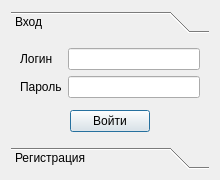
<?xml version="1.0" encoding="UTF-8"?>
<ui version="4.0">
 <class>LoginForm</class>
 <widget class="QDialog" name="LoginForm">
  <property name="windowModality">
   <enum>Qt::ApplicationModal</enum>
  </property>
  <property name="geometry">
   <rect>
    <x>0</x>
    <y>0</y>
    <width>220</width>
    <height>180</height>
   </rect>
  </property>
  <property name="minimumSize">
   <size>
    <width>220</width>
    <height>180</height>
   </size>
  </property>
  <property name="maximumSize">
   <size>
    <width>220</width>
    <height>420</height>
   </size>
  </property>
  <property name="windowTitle">
   <string>Вход в систему</string>
  </property>
  <property name="sizeGripEnabled">
   <bool>false</bool>
  </property>
  <property name="modal">
   <bool>true</bool>
  </property>
  <layout class="QGridLayout" name="gridLayout_2">
   <item row="0" column="0">
    <widget class="QToolBox" name="toolBox">
     <property name="minimumSize">
      <size>
       <width>0</width>
       <height>0</height>
      </size>
     </property>
     <property name="maximumSize">
      <size>
       <width>16777215</width>
       <height>16777215</height>
      </size>
     </property>
     <property name="contextMenuPolicy">
      <enum>Qt::NoContextMenu</enum>
     </property>
     <property name="frameShape">
      <enum>QFrame::NoFrame</enum>
     </property>
     <property name="frameShadow">
      <enum>QFrame::Plain</enum>
     </property>
     <property name="currentIndex">
      <number>0</number>
     </property>
     <property name="tabSpacing">
      <number>6</number>
     </property>
     <widget class="QWidget" name="login">
      <property name="geometry">
       <rect>
        <x>0</x>
        <y>0</y>
        <width>202</width>
        <height>108</height>
       </rect>
      </property>
      <property name="minimumSize">
       <size>
        <width>0</width>
        <height>0</height>
       </size>
      </property>
      <property name="maximumSize">
       <size>
        <width>16777215</width>
        <height>16777215</height>
       </size>
      </property>
      <attribute name="label">
       <string>Вход</string>
      </attribute>
      <layout class="QFormLayout" name="formLayout">
       <item row="0" column="0">
        <widget class="QLabel" name="loginLabel">
         <property name="text">
          <string>Логин</string>
         </property>
        </widget>
       </item>
       <item row="0" column="1">
        <widget class="QLineEdit" name="loginEdit">
         <property name="maxLength">
          <number>20</number>
         </property>
        </widget>
       </item>
       <item row="1" column="0">
        <widget class="QLabel" name="pwdLabel">
         <property name="text">
          <string>Пароль</string>
         </property>
        </widget>
       </item>
       <item row="1" column="1">
        <widget class="QLineEdit" name="pwdEdit">
         <property name="inputMethodHints">
          <set>Qt::ImhHiddenText|Qt::ImhNoAutoUppercase|Qt::ImhNoPredictiveText</set>
         </property>
         <property name="maxLength">
          <number>20</number>
         </property>
         <property name="echoMode">
          <enum>QLineEdit::Password</enum>
         </property>
        </widget>
       </item>
       <item row="3" column="0" colspan="2">
        <layout class="QHBoxLayout" name="horizontalLayout">
         <item>
          <spacer name="horizontalSpacer_2">
           <property name="orientation">
            <enum>Qt::Horizontal</enum>
           </property>
           <property name="sizeHint" stdset="0">
            <size>
             <width>40</width>
             <height>20</height>
            </size>
           </property>
          </spacer>
         </item>
         <item>
          <widget class="QPushButton" name="enterButton">
           <property name="text">
            <string>Войти</string>
           </property>
          </widget>
         </item>
         <item>
          <spacer name="horizontalSpacer_3">
           <property name="orientation">
            <enum>Qt::Horizontal</enum>
           </property>
           <property name="sizeHint" stdset="0">
            <size>
             <width>40</width>
             <height>20</height>
            </size>
           </property>
          </spacer>
         </item>
        </layout>
       </item>
       <item row="2" column="1">
        <spacer name="verticalSpacer">
         <property name="orientation">
          <enum>Qt::Vertical</enum>
         </property>
         <property name="sizeHint" stdset="0">
          <size>
           <width>20</width>
           <height>267</height>
          </size>
         </property>
        </spacer>
       </item>
      </layout>
     </widget>
     <widget class="QWidget" name="registration">
      <property name="geometry">
       <rect>
        <x>0</x>
        <y>0</y>
        <width>185</width>
        <height>341</height>
       </rect>
      </property>
      <property name="minimumSize">
       <size>
        <width>0</width>
        <height>0</height>
       </size>
      </property>
      <property name="maximumSize">
       <size>
        <width>16777215</width>
        <height>16777215</height>
       </size>
      </property>
      <attribute name="label">
       <string>Регистрация</string>
      </attribute>
      <layout class="QGridLayout" name="gridLayout">
       <item row="0" column="0">
        <widget class="QLabel" name="typeLabel">
         <property name="text">
          <string>Тип</string>
         </property>
         <property name="alignment">
          <set>Qt::AlignRight|Qt::AlignTrailing|Qt::AlignVCenter</set>
         </property>
        </widget>
       </item>
       <item row="0" column="1">
        <widget class="QComboBox" name="typeCBox">
         <item>
          <property name="text">
           <string>Клиент</string>
          </property>
         </item>
         <item>
          <property name="text">
           <string>Автор</string>
          </property>
         </item>
         <item>
          <property name="text">
           <string>Поставщик</string>
          </property>
         </item>
        </widget>
       </item>
       <item row="1" column="0">
        <widget class="QLabel" name="regLoginLabel">
         <property name="text">
          <string>Логин&lt;span style=&quot;color:#ff0000; vertical-align:super;&quot;&gt;*&lt;/span&gt;</string>
         </property>
         <property name="alignment">
          <set>Qt::AlignRight|Qt::AlignTrailing|Qt::AlignVCenter</set>
         </property>
        </widget>
       </item>
       <item row="1" column="1">
        <widget class="QLineEdit" name="regLoginEdit">
         <property name="styleSheet">
          <string notr="true">QLineEdit {
	border: 1px solid rgba(255, 11, 35, 210);
	border-radius: 4px;
}
QLineEdit:hover {
	border-width: 3px;
	border-color: qradialgradient(spread:pad, cx:0.5, cy:0.5, radius:0.5, fx:0.5, fy:0.5, stop:0 rgba(255, 10, 50, 110), stop:1 rgba(255, 10, 51, 110));
}</string>
         </property>
         <property name="maxLength">
          <number>20</number>
         </property>
        </widget>
       </item>
       <item row="2" column="0">
        <widget class="QLabel" name="regPwdLabel">
         <property name="text">
          <string>Пароль&lt;span style=&quot;color:#ff0000; vertical-align:super;&quot;&gt;*&lt;/span&gt;</string>
         </property>
         <property name="alignment">
          <set>Qt::AlignRight|Qt::AlignTrailing|Qt::AlignVCenter</set>
         </property>
        </widget>
       </item>
       <item row="2" column="1">
        <widget class="QLineEdit" name="regPwdEdit">
         <property name="styleSheet">
          <string notr="true">QLineEdit {
	border: 1px solid rgba(255, 11, 35, 210);
	border-radius: 4px;
}
QLineEdit:hover {
	border-width: 3px;	
	border-color: qradialgradient(spread:pad, cx:0.5, cy:0.5, radius:0.5, fx:0.5, fy:0.5, stop:0 rgba(255, 10, 50, 110), stop:1 rgba(255, 10, 51, 110));
}</string>
         </property>
         <property name="maxLength">
          <number>20</number>
         </property>
         <property name="echoMode">
          <enum>QLineEdit::Password</enum>
         </property>
        </widget>
       </item>
       <item row="3" column="0">
        <widget class="QLabel" name="lastnameLabel">
         <property name="enabled">
          <bool>true</bool>
         </property>
         <property name="text">
          <string>Фамилия&lt;span style=&quot;color:#ff0000; vertical-align:super;&quot;&gt;*&lt;/span&gt;</string>
         </property>
         <property name="alignment">
          <set>Qt::AlignRight|Qt::AlignTrailing|Qt::AlignVCenter</set>
         </property>
        </widget>
       </item>
       <item row="3" column="1">
        <widget class="QLineEdit" name="lastnameEdit">
         <property name="enabled">
          <bool>true</bool>
         </property>
         <property name="styleSheet">
          <string notr="true">QLineEdit {
	border: 1px solid rgba(255, 11, 35, 210);
	border-radius: 4px;
}
QLineEdit:hover {
	border-width: 3px;
	border-color: qradialgradient(spread:pad, cx:0.5, cy:0.5, radius:0.5, fx:0.5, fy:0.5, stop:0 rgba(255, 10, 50, 110), stop:1 rgba(255, 10, 51, 110));
}</string>
         </property>
         <property name="maxLength">
          <number>20</number>
         </property>
        </widget>
       </item>
       <item row="4" column="0">
        <widget class="QLabel" name="nameLabel">
         <property name="enabled">
          <bool>true</bool>
         </property>
         <property name="text">
          <string>Имя&lt;span style=&quot;color:#ff0000; vertical-align:super;&quot;&gt;*&lt;/span&gt;</string>
         </property>
         <property name="alignment">
          <set>Qt::AlignRight|Qt::AlignTrailing|Qt::AlignVCenter</set>
         </property>
        </widget>
       </item>
       <item row="4" column="1">
        <widget class="QLineEdit" name="nameEdit">
         <property name="enabled">
          <bool>true</bool>
         </property>
         <property name="styleSheet">
          <string notr="true">QLineEdit {
	border: 1px solid rgba(255, 11, 35, 210);
	border-radius: 4px;
}
QLineEdit:hover {
	border-width: 3px;
	border-color: qradialgradient(spread:pad, cx:0.5, cy:0.5, radius:0.5, fx:0.5, fy:0.5, stop:0 rgba(255, 10, 50, 110), stop:1 rgba(255, 10, 51, 110));
}</string>
         </property>
         <property name="maxLength">
          <number>20</number>
         </property>
        </widget>
       </item>
       <item row="5" column="0">
        <widget class="QLabel" name="sexLabel">
         <property name="enabled">
          <bool>true</bool>
         </property>
         <property name="text">
          <string>Пол&lt;span style=&quot;color:#ff0000; vertical-align:super;&quot;&gt;*&lt;/span&gt;</string>
         </property>
         <property name="alignment">
          <set>Qt::AlignRight|Qt::AlignTrailing|Qt::AlignVCenter</set>
         </property>
        </widget>
       </item>
       <item row="5" column="1">
        <widget class="QComboBox" name="sexCBox">
         <property name="enabled">
          <bool>true</bool>
         </property>
         <property name="insertPolicy">
          <enum>QComboBox::NoInsert</enum>
         </property>
         <item>
          <property name="text">
           <string>М</string>
          </property>
         </item>
         <item>
          <property name="text">
           <string>Ж</string>
          </property>
         </item>
        </widget>
       </item>
       <item row="6" column="0">
        <widget class="QLabel" name="birthdayLable">
         <property name="enabled">
          <bool>true</bool>
         </property>
         <property name="text">
          <string>&lt;!DOCTYPE HTML PUBLIC &quot;-//W3C//DTD HTML 4.0//EN&quot; &quot;http://www.w3.org/TR/REC-html40/strict.dtd&quot;&gt;
&lt;html&gt;&lt;head&gt;&lt;meta name=&quot;qrichtext&quot; content=&quot;1&quot; /&gt;&lt;style type=&quot;text/css&quot;&gt;
p, li { white-space: pre-wrap; }
&lt;/style&gt;&lt;/head&gt;&lt;body style=&quot; font-family:'MS Shell Dlg 2'; font-size:8.25pt; font-weight:400; font-style:normal;&quot;&gt;
&lt;p style=&quot; margin-top:0px; margin-bottom:0px; margin-left:0px; margin-right:0px; -qt-block-indent:0; text-indent:0px;&quot;&gt;&lt;span style=&quot; font-size:8pt;&quot;&gt;Дата  &lt;/span&gt;&lt;/p&gt;
&lt;p style=&quot; margin-top:0px; margin-bottom:0px; margin-left:0px; margin-right:0px; -qt-block-indent:0; text-indent:0px;&quot;&gt;&lt;span style=&quot; font-size:8pt;&quot;&gt;рождения&lt;/span&gt;&lt;span style=&quot; font-size:8pt; color:#ff0000; vertical-align:super;&quot;&gt;*&lt;/span&gt;&lt;/p&gt;&lt;/body&gt;&lt;/html&gt;</string>
         </property>
         <property name="alignment">
          <set>Qt::AlignRight|Qt::AlignTrailing|Qt::AlignVCenter</set>
         </property>
        </widget>
       </item>
       <item row="6" column="1">
        <widget class="QDateEdit" name="birthdayDEdit">
         <property name="enabled">
          <bool>true</bool>
         </property>
         <property name="styleSheet">
          <string notr="true">QDateEdit {
	border: 1px solid rgba(255, 11, 35, 210);
	border-radius: 4px;
}
QDateEdit:hover {
	border-width: 3px;
	border-color: qradialgradient(spread:pad, cx:0.5, cy:0.5, radius:0.5, fx:0.5, fy:0.5, stop:0 rgba(255, 10, 50, 110), stop:1 rgba(255, 10, 51, 110));
}
QDateEdit::up-button{

}
QDateEdit::down-button{

}</string>
         </property>
        </widget>
       </item>
       <item row="7" column="0">
        <widget class="QLabel" name="distanceLable">
         <property name="enabled">
          <bool>true</bool>
         </property>
         <property name="text">
          <string>Расстояние&lt;span style=&quot;color:#ff0000; vertical-align:super;&quot;&gt;*&lt;/span&gt;</string>
         </property>
         <property name="alignment">
          <set>Qt::AlignRight|Qt::AlignTrailing|Qt::AlignVCenter</set>
         </property>
        </widget>
       </item>
       <item row="7" column="1">
        <widget class="QLineEdit" name="distanceEdit">
         <property name="enabled">
          <bool>true</bool>
         </property>
         <property name="styleSheet">
          <string notr="true">QLineEdit {
	border: 1px solid rgba(255, 11, 35, 210);
	border-radius: 4px;
}
QLineEdit:hover {
	border-width: 3px;
	border-color: qradialgradient(spread:pad, cx:0.5, cy:0.5, radius:0.5, fx:0.5, fy:0.5, stop:0 rgba(255, 10, 50, 110), stop:1 rgba(255, 10, 51, 110));
}</string>
         </property>
         <property name="maxLength">
          <number>20</number>
         </property>
        </widget>
       </item>
       <item row="8" column="0">
        <widget class="QLabel" name="companyNameLabel">
         <property name="enabled">
          <bool>true</bool>
         </property>
         <property name="text">
          <string>Компания&lt;span style=&quot;color:#ff0000; vertical-align:super;&quot;&gt;*&lt;/span&gt;</string>
         </property>
         <property name="alignment">
          <set>Qt::AlignRight|Qt::AlignTrailing|Qt::AlignVCenter</set>
         </property>
        </widget>
       </item>
       <item row="8" column="1">
        <widget class="QLineEdit" name="companyNameEdit">
         <property name="enabled">
          <bool>true</bool>
         </property>
         <property name="styleSheet">
          <string notr="true">QLineEdit {
	border: 1px solid rgba(255, 11, 35, 210);
	border-radius: 4px;
}
QLineEdit:hover {
	border-width: 3px;
	border-color: qradialgradient(spread:pad, cx:0.5, cy:0.5, radius:0.5, fx:0.5, fy:0.5, stop:0 rgba(255, 10, 50, 110), stop:1 rgba(255, 10, 51, 110));
}</string>
         </property>
         <property name="maxLength">
          <number>20</number>
         </property>
        </widget>
       </item>
       <item row="9" column="0">
        <widget class="QLabel" name="addressLable">
         <property name="enabled">
          <bool>true</bool>
         </property>
         <property name="text">
          <string>Адрес</string>
         </property>
         <property name="alignment">
          <set>Qt::AlignRight|Qt::AlignTrailing|Qt::AlignVCenter</set>
         </property>
        </widget>
       </item>
       <item row="9" column="1">
        <widget class="QLineEdit" name="addressEdit">
         <property name="enabled">
          <bool>true</bool>
         </property>
         <property name="styleSheet">
          <string notr="true">QLineEdit {
	border: 1px solid rgba(122, 122, 255);
	border-radius: 4px;
}
QLineEdit:hover {
	border-width: 3px;	
	border-color: qradialgradient(spread:pad, cx:0.5, cy:0.5, radius:0.5, fx:0.5, fy:0.5, stop:0 rgba(60, 100, 255, 160), stop:1 rgba(60, 102, 255, 160));
}</string>
         </property>
         <property name="maxLength">
          <number>20</number>
         </property>
        </widget>
       </item>
       <item row="10" column="0">
        <widget class="QLabel" name="phoneLabel">
         <property name="enabled">
          <bool>true</bool>
         </property>
         <property name="text">
          <string>Тел.</string>
         </property>
         <property name="alignment">
          <set>Qt::AlignRight|Qt::AlignTrailing|Qt::AlignVCenter</set>
         </property>
        </widget>
       </item>
       <item row="10" column="1">
        <widget class="QLineEdit" name="phoneEdit">
         <property name="enabled">
          <bool>true</bool>
         </property>
         <property name="styleSheet">
          <string notr="true">QLineEdit {
	border: 1px solid rgba(122, 122, 255);
	border-radius: 4px;
}
QLineEdit:hover {
	border-width: 3px;
	border-color: qconicalgradient(cx:0, cy:0, angle:135, stop:0 rgba(41, 55, 255, 69), stop:0.375 rgba(70, 98, 255, 69), stop:0.423533 rgba(38, 59, 255, 145), stop:0.452957 rgba(83, 80, 255, 173), stop:0.477581 rgba(44, 90, 255, 130), stop:0.521505 rgba(87, 135, 255, 130), stop:0.552419 rgba(57, 63, 255, 159), stop:0.57754 rgba(41, 51, 255, 130), stop:0.612903 rgba(71, 62, 255, 69), stop:0.625 rgba(71, 62, 255, 69), stop:1 rgba(58, 81, 255, 69));
}</string>
         </property>
         <property name="maxLength">
          <number>20</number>
         </property>
        </widget>
       </item>
       <item row="11" column="0">
        <widget class="QLabel" name="emailLabel">
         <property name="enabled">
          <bool>true</bool>
         </property>
         <property name="text">
          <string>E-mail</string>
         </property>
         <property name="alignment">
          <set>Qt::AlignRight|Qt::AlignTrailing|Qt::AlignVCenter</set>
         </property>
        </widget>
       </item>
       <item row="11" column="1">
        <widget class="QLineEdit" name="emailEdit">
         <property name="enabled">
          <bool>true</bool>
         </property>
         <property name="styleSheet">
          <string notr="true">QLineEdit {
	border: 1px solid rgba(122, 122, 255);
	border-radius: 4px;
}
QLineEdit:hover {
	border-width: 3px;
	border-color: qconicalgradient(cx:0, cy:0, angle:135, stop:0 rgba(41, 55, 255, 69), stop:0.375 rgba(70, 98, 255, 69), stop:0.423533 rgba(38, 59, 255, 145), stop:0.452957 rgba(83, 80, 255, 173), stop:0.477581 rgba(44, 90, 255, 130), stop:0.521505 rgba(87, 135, 255, 130), stop:0.552419 rgba(57, 63, 255, 159), stop:0.57754 rgba(41, 51, 255, 130), stop:0.612903 rgba(71, 62, 255, 69), stop:0.625 rgba(71, 62, 255, 69), stop:1 rgba(58, 81, 255, 69));
}</string>
         </property>
         <property name="maxLength">
          <number>20</number>
         </property>
        </widget>
       </item>
       <item row="12" column="0" colspan="2">
        <widget class="QPushButton" name="registrationButton">
         <property name="text">
          <string>Регистрация</string>
         </property>
        </widget>
       </item>
      </layout>
     </widget>
    </widget>
   </item>
  </layout>
 </widget>
 <resources/>
 <connections/>
</ui>
